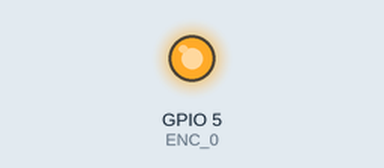
Simulated run of this sketch. Board: ESP32-S3. Shown: output pins drawn as LEDs (lit = HIGH). What the sketch prints to the serial monitor is not drawn.

Above: at 0.1 s.
Timing chart, 0 to 1.6 s (numbered marks = the images above):
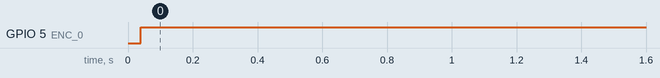

Measured:
- by itself, GPIO 5 (ENC_0): LOW → HIGH at 0.04 s

The sketch:

absEncAndLoadCell.ino
```cpp
/* Include the SPI library for the arduino boards */
#include <SPI.h>

#define BAUDRATE        115200

/* SPI commands */
#define AMT22_NOP       0x00
#define AMT22_RESET     0x60
#define AMT22_ZERO      0x70

/* Define special ascii characters */
#define NEWLINE         0x0A
#define TAB             0x09

/* We will use these define macros so we can write code once compatible with 12 or 14 bit encoders */
#define RES12           12
#define RES14           14

/* SPI pins */
#define ENC_0            5
#define ENC_1            3
#define SPI_MOSI        11
#define SPI_MISO        12
#define SPI_SCLK        13

/////////////////////////////////////////////////////
/* Stuff for load cells */
#include "HX711.h"
HX711 loadcell;
HX711 loadcell2;

// 1. HX711 circuit wiring
const int LOADCELL_DOUT_PIN = 2;
const int LOADCELL_DOUT_PIN2 = 4;
const int LOADCELL_SCK_PIN = 3;

// 2. Adjustment settings
const long LOADCELL_OFFSET = 50682624;
const long LOADCELL_DIVIDER = 5895655;

///////////////////////////////////////////////////////

void setup() {
  //Set the modes for the SPI IO
  pinMode(SPI_SCLK, OUTPUT);
  pinMode(SPI_MOSI, OUTPUT);
  pinMode(SPI_MISO, INPUT);
  pinMode(ENC_0, OUTPUT);
  //pinMode(ENC_1, OUTPUT);

  //Initialize the UART serial connection for debugging
  Serial.begin(BAUDRATE);

  //Get the CS line high which is the default inactive state
  digitalWrite(ENC_0, HIGH);
  //digitalWrite(ENC_1, HIGH);

  //set the clockrate. Uno clock rate is 16Mhz, divider of 32 gives 500 kHz.
  //500 kHz is a good speed for our test environment
  //SPI.setClockDivider(SPI_CLOCK_DIV2);   // 8 MHz
  //SPI.setClockDivider(SPI_CLOCK_DIV4);   // 4 MHz
  //SPI.setClockDivider(SPI_CLOCK_DIV8);   // 2 MHz
  //SPI.setClockDivider(SPI_CLOCK_DIV16);  // 1 MHz
  SPI.setClockDivider(SPI_CLOCK_DIV32);    // 500 kHz
  //SPI.setClockDivider(SPI_CLOCK_DIV64);  // 250 kHz
  //SPI.setClockDivider(SPI_CLOCK_DIV128); // 125 kHz

  //start SPI bus
  SPI.begin();

  /*****************************************************/
  loadcell.begin(LOADCELL_DOUT_PIN, LOADCELL_SCK_PIN);
  loadcell.set_scale(LOADCELL_DIVIDER);
  loadcell.set_offset(0);
  loadcell.set_gain();
//  loadcell2.begin(LOADCELL_DOUT_PIN2, LOADCELL_SCK_PIN);
//  loadcell2.set_scale(LOADCELL_DIVIDER);
//  loadcell2.set_offset(0);
//  loadcell2.set_gain();
}

void loop() {
  //create a 16 bit variable to hold the encoders position
  uint16_t encoderPosition;
  //let's also create a variable where we can count how many times we've tried to obtain the position in case there are errors
  uint8_t attempts;


  //if you want to set the zero position before beggining uncomment the following function call
  //setZeroSPI(ENC_0);
  //setZeroSPI(ENC_1);

  //once we enter this loop we will run forever
  while(1)
  {
    //set attemps counter at 0 so we can try again if we get bad position
    attempts = 0;

    //this function gets the encoder position and returns it as a uint16_t
    //send the function either res12 or res14 for your encoders resolution
    encoderPosition = getPositionSPI(ENC_0, RES14);

    //if the position returned was 0xFFFF we know that there was an error calculating the checksum
    //make 3 attempts for position. we will pre-increment attempts because we'll use the number later and want an accurate count
    while (encoderPosition == 0xFFFF && ++attempts < 3)
    {
      encoderPosition = getPositionSPI(ENC_0, RES14); //try again
    }

    if (encoderPosition == 0xFFFF) //position is bad, let the user know how many times we tried
    {
      SerialUSB.print("Encoder 0 error. Attempts: ");
      SerialUSB.print(attempts, DEC); //print out the number in decimal format. attempts - 1 is used since we post incremented the loop
      Serial.write(NEWLINE);
    }
    else //position was good, print to serial stream
    {

      SerialUSB.print("Encoder 0: ");
      SerialUSB.print(encoderPosition, DEC); //print the position in decimal format
      Serial.write(NEWLINE);
    }

    //////////again for second encoder//////////////////////////////

    //set attemps counter at 0 so we can try again if we get bad position
    attempts = 0;

    //this function gets the encoder position and returns it as a uint16_t
    //send the function either res12 or res14 for your encoders resolution
//    encoderPosition = getPositionSPI(ENC_1, RES14);

    //if the position returned was 0xFFFF we know that there was an error calculating the checksum
    //make 3 attempts for position. we will pre-increment attempts because we'll use the number later and want an accurate count
 /*   while (encoderPosition == 0xFFFF && ++attempts < 3)
    {
//      encoderPosition = getPositionSPI(ENC_1, RES14); //try again
    }

    if (encoderPosition == 0xFFFF) //position is bad, let the user know how many times we tried
    {
      Serial.print("Encoder 1 error. Attempts: ");
      Serial.print(attempts, DEC); //print out the number in decimal format. attempts - 1 is used since we post incremented the loop
      Serial.write(NEWLINE);
    }
    else //position was good, print to serial stream
    {

      Serial.print("Encoder 1: ");
      Serial.print(encoderPosition, DEC); //print the position in decimal format
      Serial.write(NEWLINE);
    }
*/
    //For the purpose of this demo we don't need the position returned that quickly so let's wait a half second between reads
    //delay() is in milliseconds
    delay(500);
  }

  /****************************************************/
  // put your main code here, to run repeatedly:
  //Serial.print("Weight: ");
  SerialUSB.print(loadcell.read()/10000);
  SerialUSB.print(" ");
  SerialUSB.print(loadcell2.read()/10000);
  SerialUSB.println();

}

/*
 * This function gets the absolute position from the AMT22 encoder using the SPI bus. The AMT22 position includes 2 checkbits to use
 * for position verification. Both 12-bit and 14-bit encoders transfer position via two bytes, giving 16-bits regardless of resolution.
 * For 12-bit encoders the position is left-shifted two bits, leaving the right two bits as zeros. This gives the impression that the encoder
 * is actually sending 14-bits, when it is actually sending 12-bit values, where every number is multiplied by 4.
 * This function takes the pin number of the desired device as an input
 * This funciton expects res12 or res14 to properly format position responses.
 * Error values are returned as 0xFFFF
 */
uint16_t getPositionSPI(uint8_t encoder, uint8_t resolution)
{
  uint16_t currentPosition;       //16-bit response from encoder
  bool binaryArray[16];           //after receiving the position we will populate this array and use it for calculating the checksum

  //get first byte which is the high byte, shift it 8 bits. don't release line for the first byte
  currentPosition = spiWriteRead(AMT22_NOP, encoder, false) << 8;

  //this is the time required between bytes as specified in the datasheet.
  //We will implement that time delay here, however the arduino is not the fastest device so the delay
  //is likely inherantly there already
  delayMicroseconds(3);

  //OR the low byte with the currentPosition variable. release line after second byte
  currentPosition |= spiWriteRead(AMT22_NOP, encoder, true);

  //run through the 16 bits of position and put each bit into a slot in the array so we can do the checksum calculation
  for(int i = 0; i < 16; i++) binaryArray[i] = (0x01) & (currentPosition >> (i));

  //using the equation on the datasheet we can calculate the checksums and then make sure they match what the encoder sent
  if ((binaryArray[15] == !(binaryArray[13] ^ binaryArray[11] ^ binaryArray[9] ^ binaryArray[7] ^ binaryArray[5] ^ binaryArray[3] ^ binaryArray[1]))
          && (binaryArray[14] == !(binaryArray[12] ^ binaryArray[10] ^ binaryArray[8] ^ binaryArray[6] ^ binaryArray[4] ^ binaryArray[2] ^ binaryArray[0])))
    {
      //we got back a good position, so just mask away the checkbits
      currentPosition &= 0x3FFF;
    }
  else
  {
    currentPosition = 0xFFFF; //bad position
  }

  //If the resolution is 12-bits, and wasn't 0xFFFF, then shift position, otherwise do nothing
  if ((resolution == RES12) && (currentPosition != 0xFFFF)) currentPosition = currentPosition >> 2;

  return currentPosition;
}

/*
 * This function does the SPI transfer. sendByte is the byte to transmit.
 * Use releaseLine to let the spiWriteRead function know if it should release
 * the chip select line after transfer.
 * This function takes the pin number of the desired device as an input
 * The received data is returned.
 */
uint8_t spiWriteRead(uint8_t sendByte, uint8_t encoder, uint8_t releaseLine)
{
  //holder for the received over SPI
  uint8_t data;

  //set cs low, cs may already be low but there's no issue calling it again except for extra time
  setCSLine(encoder ,LOW);

  //There is a minimum time requirement after CS goes low before data can be clocked out of the encoder.
  //We will implement that time delay here, however the arduino is not the fastest device so the delay
  //is likely inherantly there already
  delayMicroseconds(3);

  //send the command
  data = SPI.transfer(sendByte);
  delayMicroseconds(3); //There is also a minimum time after clocking that CS should remain asserted before we release it
  setCSLine(encoder, releaseLine); //if releaseLine is high set it high else it stays low

  return data;
}

/*
 * This function sets the state of the SPI line. It isn't necessary but makes the code more readable than having digitalWrite everywhere
 * This function takes the pin number of the desired device as an input
 */
void setCSLine (uint8_t encoder, uint8_t csLine)
{
  digitalWrite(encoder, csLine);
}

/*
 * The AMT22 bus allows for extended commands. The first byte is 0x00 like a normal position transfer, but the
 * second byte is the command.
 * This function takes the pin number of the desired device as an input
 */
void setZeroSPI(uint8_t encoder)
{
  spiWriteRead(AMT22_NOP, encoder, false);

  //this is the time required between bytes as specified in the datasheet.
  //We will implement that time delay here, however the arduino is not the fastest device so the delay
  //is likely inherantly there already
  delayMicroseconds(3);

  spiWriteRead(AMT22_ZERO, encoder, true);
  delay(250); //250 second delay to allow the encoder to reset
}

/*
 * The AMT22 bus allows for extended commands. The first byte is 0x00 like a normal position transfer, but the
 * second byte is the command.
 * This function takes the pin number of the desired device as an input
 */
void resetAMT22(uint8_t encoder)
{
  spiWriteRead(AMT22_NOP, encoder, false);

  //this is the time required between bytes as specified in the datasheet.
  //We will implement that time delay here, however the arduino is not the fastest device so the delay
  //is likely inherantly there already
  delayMicroseconds(3);

  spiWriteRead(AMT22_RESET, encoder, true);

  delay(250); //250 second delay to allow the encoder to start back up
}
```
